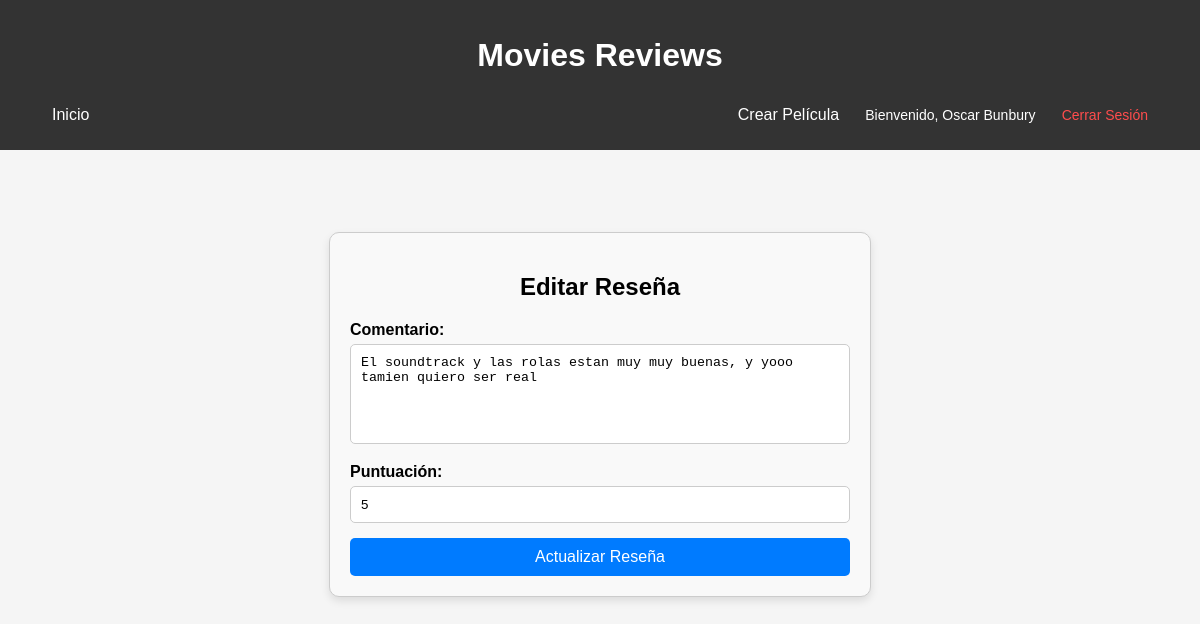
The app's page /resena/2/editar (signed in) with its own data.
### app/models.py (models this page shows, shortened)
class Usuario(UserMixin, db.Model):
    id_usuario = db.Column(db.Integer, primary_key=True)
    nombre = db.Column(db.String(100))
    correo = db.Column(db.String(150), unique=True)
    contraseña = db.Column(db.String(255))
    resenas = db.relationship('Resena', backref='usuario', lazy=True)

class Resena(db.Model):
    id_resena = db.Column(db.Integer, primary_key=True)
    comentario = db.Column(db.Text)
    puntuacion = db.Column(db.Integer)
    fecha_resena = db.Column(db.DateTime, default=db.func.current_timestamp())
    id_usuario = db.Column(db.Integer, db.ForeignKey('usuario.id_usuario'), nullable=False)
    id_pelicula = db.Column(db.Integer, db.ForeignKey('pelicula.id_pelicula'), nullable=False)

### app/routes.py (the view)
@main.route('/resena/<int:id>/editar', methods=['GET', 'POST'])
@login_required
def editar_resena(id):
    resena = Resena.query.get_or_404(id)
    if resena.id_usuario != current_user.id_usuario:
        flash('No tienes permiso para editar esta reseña.')
        return redirect(url_for('main.index'))
    if request.method == 'POST':
        resena.comentario = request.form['comentario']
        resena.puntuacion = int(request.form['puntuacion'])
        db.session.commit()
        flash('Reseña actualizada exitosamente.')
        return redirect(url_for('main.index'))
    return render_template('editar_resena.html', resena=resena)

### app/__init__.py (called while the page is built)
@login_manager.user_loader
def load_user(user_id):
    from app.models import Usuario
    return Usuario.query.get(int(user_id))

### app/templates/editar_resena.html
{% extends 'base.html' %}
{% block content %}
<div class="edit-review-container">
    <h2>Editar Reseña</h2>
    <form method="POST" class="edit-review-form">
        <label for="comentario">Comentario:</label>
        <textarea name="comentario" placeholder="Escribe tu comentario..." required>{{ resena.comentario }}</textarea><br>
        <label for="puntuacion">Puntuación:</label>
        <input type="number" name="puntuacion" min="1" max="5" value="{{ resena.puntuacion }}" required><br>
        <button type="submit" class="btn">Actualizar Reseña</button>
    </form>
</div>
{% endblock %}

### app/templates/base.html (shortened to what this page needs)
<!DOCTYPE html>
<html lang="es">
<head>
    <link rel="stylesheet" href="{{ url_for('static', filename='css/style.css') }}">
</head>
<body>
    <header>
        <h1>Movies Reviews</h1>
        <nav class="nav-bar">
            <a href="{{ url_for('main.index') }}">Inicio</a>
            {% if current_user.is_authenticated %}
            <div class="user-info">
                <a href="{{ url_for('main.nueva_pelicula') }}">Crear Película</a>
                <span>Bienvenido, {{ current_user.nombre }}</span>
                <a href="{{ url_for('main.logout') }}" class="logout-link">Cerrar Sesión</a>
            </div>
            {% else %}
                <a href="{{ url_for('main.registro') }}">Registrarse</a>
                <a href="{{ url_for('main.login') }}">Iniciar Sesión</a>
            {% endif %}
        </nav>
    </header>
    <main>
        {% block content %}
        {% endblock %}
    </main>
</body>
</html>

### app/static/css/style.css (style rules this page uses)
body { font-family: Arial, sans-serif; margin: 0; padding: 0; background: #f5f5f5; }
header { background: #333; color: white; padding: 1rem; text-align: center; gap: 1rem; }
nav a { color: white; margin: 0 1rem; text-decoration: none; }
main { padding: 2rem; }
.nav-bar { display: flex; justify-content: space-between; align-items: center; padding: 10px 20px; background-color: #333; color: white; }
.user-info { display: flex; align-items: center; gap: 10px; }
.user-info span { font-size: 14px; color: #fff; }
.logout-link { color: #ff4d4d; text-decoration: none; font-size: 14px; }
.edit-review-container { max-width: 500px; margin: 50px auto; padding: 20px; border: 1px solid #ccc; border-radius: 10px; box-shadow: 0 4px 8px rgba(0, 0, 0, 0.1); background-color: #f9f9f9; text-align: center; }
.edit-review-form label { display: block; margin-bottom: 5px; font-weight: bold; text-align: left; }
.edit-review-form textarea { width: 100%; height: 100px; padding: 10px; margin-bottom: 15px; border: 1px solid #ccc; border-radius: 5px; resize: none; box-sizing: border-box; }
.edit-review-form input[type="number"] { width: 100%; padding: 10px; margin-bottom: 15px; border: 1px solid #ccc; border-radius: 5px; box-sizing: border-box; }
.edit-review-form .btn { width: 100%; padding: 10px; background-color: #007bff; color: white; border: none; border-radius: 5px; cursor: pointer; font-size: 16px; }

### records on screen
Usuario: nombre "Oscar Bunbury"
Resena: comentario "El soundtrack y las rolas estan muy muy buenas, y yooo tamien quiero ser real", puntuacion "5"
